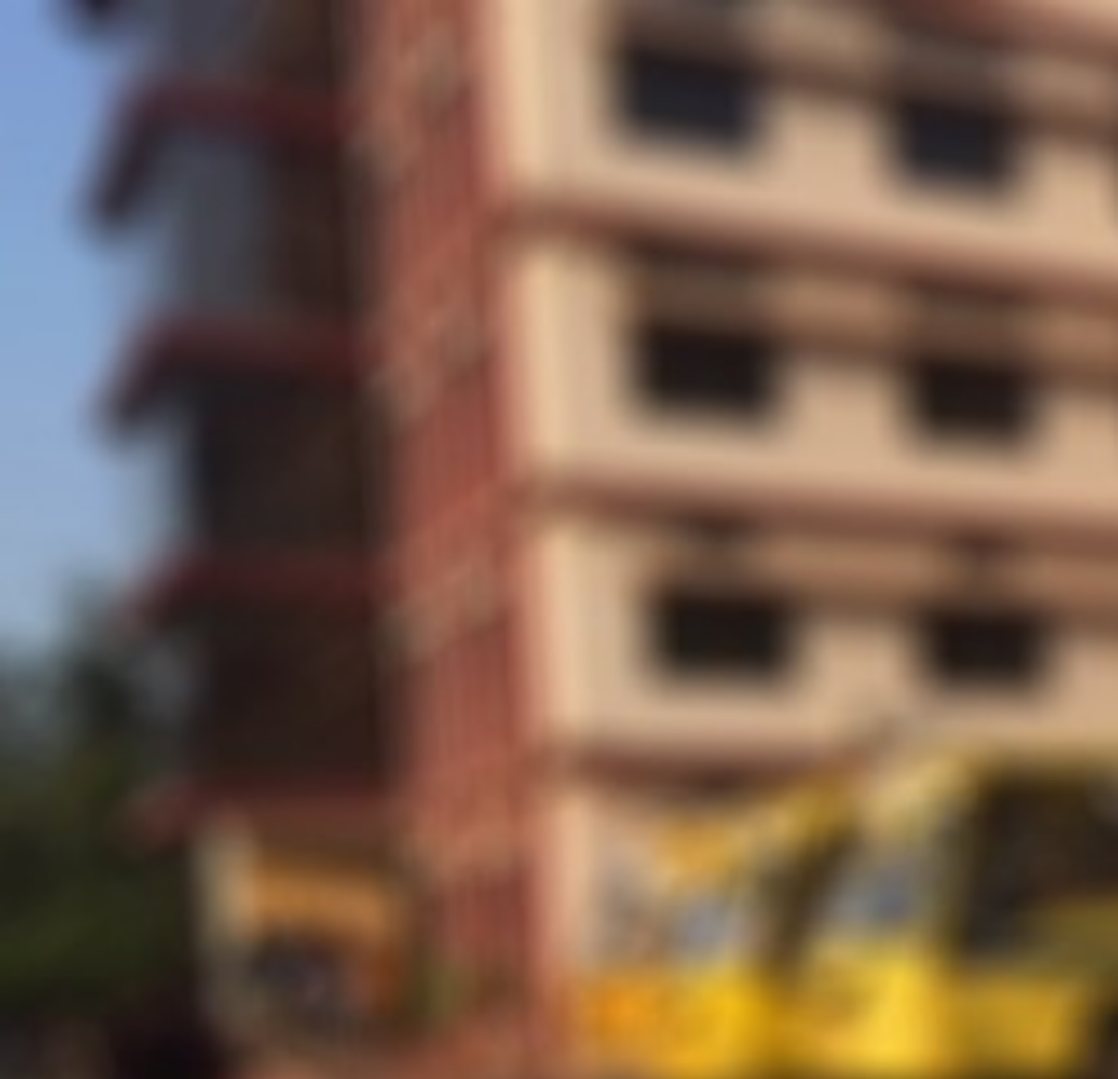
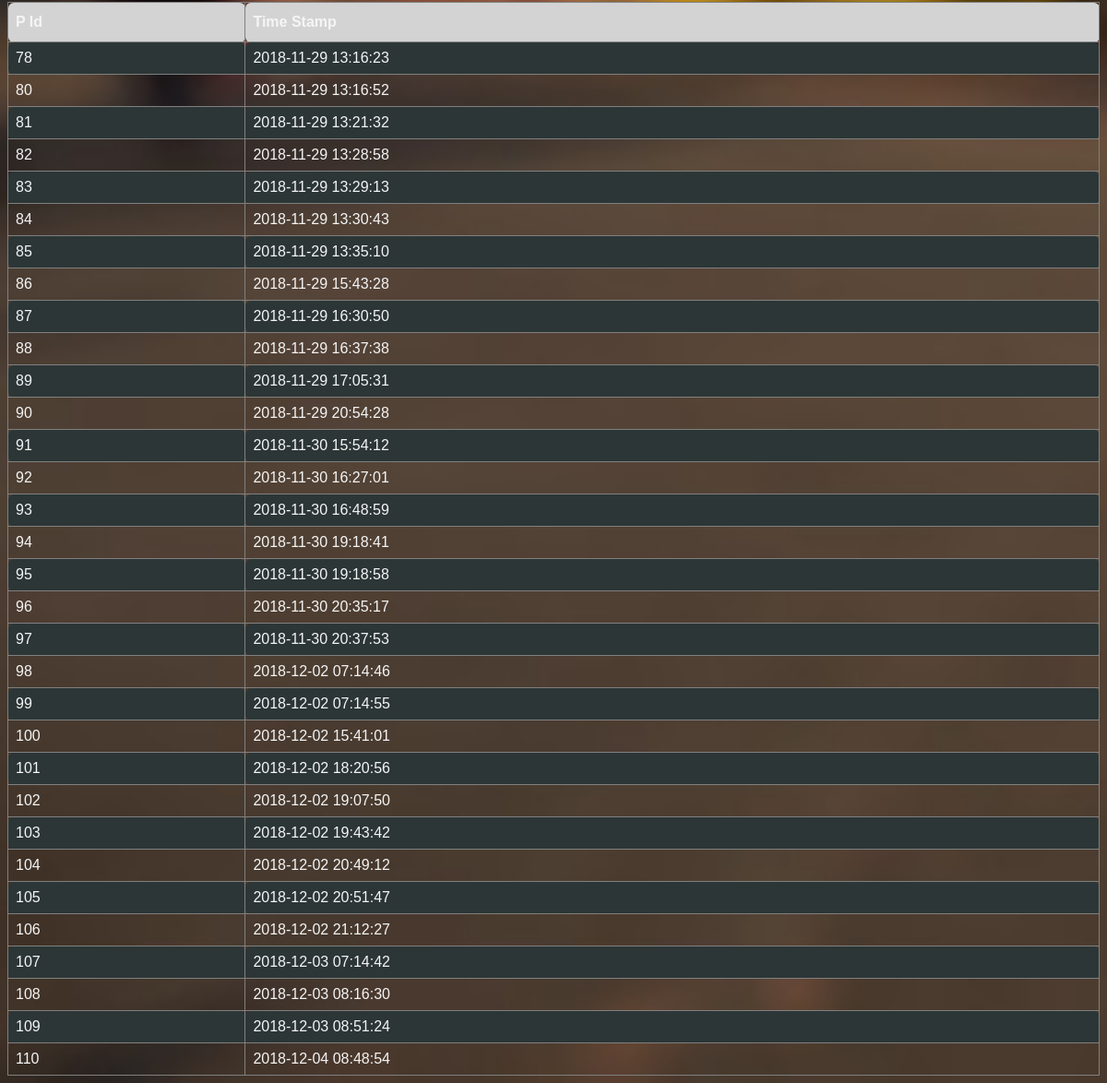
The app's page /PHP/log.php with its own data (2 pictures, top to bottom).
### tables this page shows
CREATE TABLE `users_log` (
  `Pid` int(11) NOT NULL,
  `Date_time` timestamp NOT NULL DEFAULT CURRENT_TIMESTAMP ON UPDATE CURRENT_TIMESTAMP
);

### PHP/log.php (the view, shortened to what this page needs)
<?php
$servername = "localhost";
$username = "root";
$password = "";
$dbname = "bus";
$conn = mysqli_connect($servername, $username, $password, $dbname);
$sql="select * from users_log";
echo "<html>
<head>
    <link rel='stylesheet' href='table.css'>
</head>
<center>
<body><table border='1' id='log'>
<tr>
<th>P Id</th>
<th>Time Stamp</th>
</tr>
</center>";
$result=mysqli_query($conn,$sql);
if($result)
{
    while($row=mysqli_fetch_array($result))
    {
        echo "<tr>";
        echo "<td>".$row[0]."</td><br>";
        echo "<td>".$row[1]."</td><br>";
        echo "</tr></body>
        </html> ";
    }
}
?>

### PHP/table.css (style rules this page uses)
body { background: url(preview.jpg); background-repeat: no-repeat; background-size: cover; color: whitesmoke; }
#log { font-family: "Trebuchet MS", Arial, Helvetica, sans-serif; border-collapse: collapse; width: 100%; }
#log td, #log th { border-radius:6px; -moz-border-radius:6px; padding: 8px; }
#log tr:nth-child(even) { background-color: #2c3636; }
#log th { padding-top: 12px; padding-bottom: 12px; text-align: left; background-color: lightgrey; }

### records on screen
users_log: Pid "78", Date_time "2018-11-29 13:16:23"
users_log: Pid "80", Date_time "2018-11-29 13:16:52"
users_log: Pid "81", Date_time "2018-11-29 13:21:32"
users_log: Pid "82", Date_time "2018-11-29 13:28:58"
users_log: Pid "83", Date_time "2018-11-29 13:29:13"
users_log: Pid "84", Date_time "2018-11-29 13:30:43"
users_log: Pid "85", Date_time "2018-11-29 13:35:10"
users_log: Pid "86", Date_time "2018-11-29 15:43:28"
users_log: Pid "87", Date_time "2018-11-29 16:30:50"
users_log: Pid "88", Date_time "2018-11-29 16:37:38"
users_log: Pid "89", Date_time "2018-11-29 17:05:31"
users_log: Pid "90", Date_time "2018-11-29 20:54:28"
users_log: Pid "91", Date_time "2018-11-30 15:54:12"
users_log: Pid "92", Date_time "2018-11-30 16:27:01"
users_log: Pid "93", Date_time "2018-11-30 16:48:59"
users_log: Pid "94", Date_time "2018-11-30 19:18:41"
users_log: Pid "95", Date_time "2018-11-30 19:18:58"
users_log: Pid "96", Date_time "2018-11-30 20:35:17"
users_log: Pid "97", Date_time "2018-11-30 20:37:53"
users_log: Pid "98", Date_time "2018-12-02 07:14:46"
users_log: Pid "99", Date_time "2018-12-02 07:14:55"
users_log: Pid "100", Date_time "2018-12-02 15:41:01"
users_log: Pid "101", Date_time "2018-12-02 18:20:56"
users_log: Pid "102", Date_time "2018-12-02 19:07:50"
users_log: Pid "103", Date_time "2018-12-02 19:43:42"
users_log: Pid "104", Date_time "2018-12-02 20:49:12"
users_log: Pid "105", Date_time "2018-12-02 20:51:47"
users_log: Pid "106", Date_time "2018-12-02 21:12:27"
users_log: Pid "107", Date_time "2018-12-03 07:14:42"
users_log: Pid "108", Date_time "2018-12-03 08:16:30"
users_log: Pid "109", Date_time "2018-12-03 08:51:24"
users_log: Pid "110", Date_time "2018-12-04 08:48:54"
